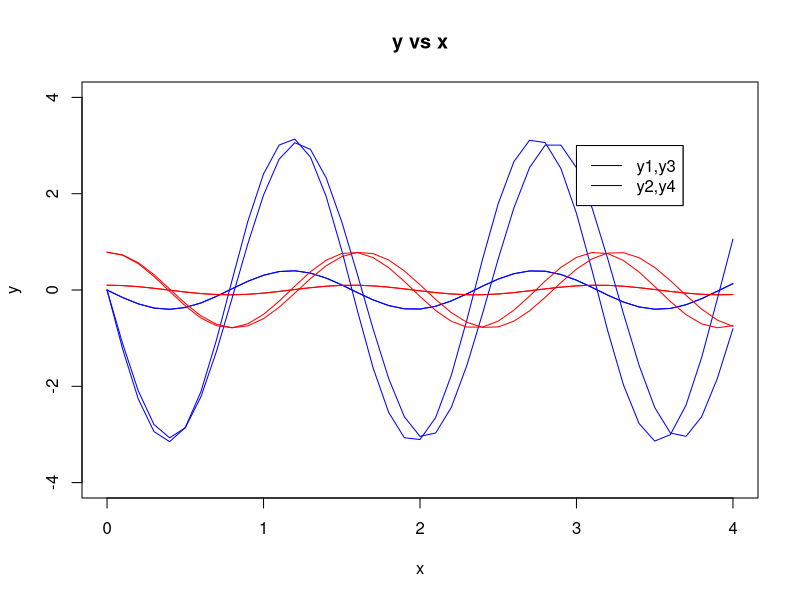

Generate this figure with R:
library(deSolve)
f <- function(x,y,parms) {
  a = y[2]
  b = -16.1*y[1]
  list(c(a,b))
}

x=seq(0,4,0.1)
y0<-c(0.1, 0)
sol<-ode(y = y0,times = x,func = f,parms = NULL)
sol <-data.frame(sol)
plot(c(0,4),c(-4,4),main = "y vs x",xlab = "x",ylab = "y",type = "n")
lines(x,sol$X2,col = "blue")
lines(x,sol$X1,col = "red")
#legend(x = 3,y = 0.3,legend = c("y1,y3","y2,y4"),lty=c(1,1))

g <- function(x,y,parms) {
  a = y[2]
  b = -16.1*sin(y[1])
  list(c(a,b))
}
sol<-ode(y = y0,times = x,func = g,parms = NULL)
sol <-data.frame(sol)
lines(c(0,4),c(-.5,.5),main = "y vs x",xlab = "x",ylab = "y",type = "n")
lines(x,sol$X2,col = "blue")
lines(x,sol$X1,col = "red")
#legend(x = 3,y = 0.3,legend = c("y1,y3","y2,y4"),lty=c(1,1))

pi = 3.1415927

y0<-c(pi/4, 0)
sol<-ode(y = y0,times = x,func = f,parms = NULL)
sol <-data.frame(sol)
lines(c(0,4),c(-4,4),main = "y vs x",xlab = "x",ylab = "y",type = "n")
lines(x,sol$X2,col = "blue")
lines(x,sol$X1,col = "red")
legend(x = 3,y = 3,legend = c("y1,y3","y2,y4"),lty=c(1,1))

sol<-ode(y = y0,times = x,func = g,parms = NULL)
sol <-data.frame(sol)
lines(c(0,4),c(-4,4),main = "y vs x",xlab = "x",ylab = "y",type = "n")
lines(x,sol$X2,col = "blue")
lines(x,sol$X1,col = "red")
legend(x = 3,y = 3,legend = c("y1,y3","y2,y4"),lty=c(1,1))
